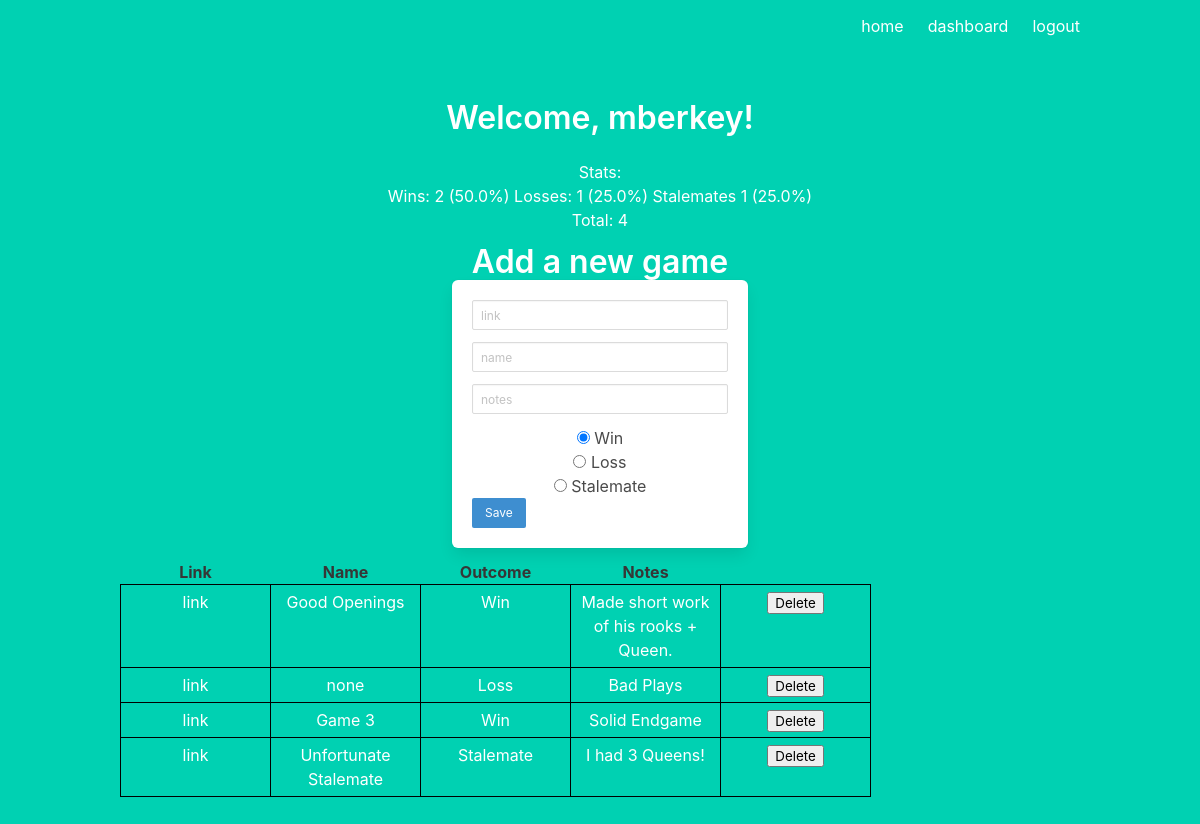
The page /dashboard (signed in) on the database its author committed.
### models.py (models this page shows)
class User(UserMixin, db.Model):
    id = db.Column(db.Integer, primary_key=True)  # primary keys are required by SQLAlchemy
    email = db.Column(db.String(100), unique=True)
    password = db.Column(db.String(100))
    name = db.Column(db.String(1000))
    games = db.relationship('Game', backref='player')

class Game(db.Model):
    id = db.Column(db.Integer, unique=True, primary_key=True)
    link = db.Column(db.String(80), unique=True, nullable=False)
    name = db.Column(db.String(80))
    outcome = db.Column(db.Integer)
    notes = db.Column(db.String(80))
    player_id = db.Column(db.Integer, db.ForeignKey('user.id'))

### main.py (the view)
@main.route('/dashboard')
def dashboard():
    games = current_user.games
    return render_template('dashboard.html', name=current_user.name, data=games, stats=get_stats())

### __init__.py (called while the page is built)
def create_app():
    app = Flask(__name__)
    app.config['SECRET_KEY'] = 'secret-key-goes-here'
    app.config['SQLALCHEMY_DATABASE_URI'] = 'sqlite:///db.sqlite'
    db.init_app(app)
    login_manager = LoginManager()
    login_manager.login_view = 'auth.login'
    login_manager.init_app(app)
    from .models import User
    @login_manager.user_loader
    def load_user(user_id):
        return User.query.get(int(user_id))
    from .auth import auth as auth_blueprint
    app.register_blueprint(auth_blueprint)
    from .main import main as main_blueprint
    app.register_blueprint(main_blueprint)
    return app

### main.py (called while the page is built)
def get_stats():
    games = Game.query.filter_by(player=current_user)
    wins = 0
    losses = 0
    stales = 0
    total = 0
    for game in games:
        if game.outcome == 0:
            wins += 1
        elif game.outcome == 1:
            losses += 1
        else:
            stales += 1
        total += 1
    win_perc = round(wins / total * 100, 2)
    loss_perc = round(losses / total * 100, 2)
    stale_perc = round(stales / total * 100, 2)
    return [wins, losses, stales, win_perc, loss_perc, stale_perc, total]

### templates/dashboard.html (shortened to what this page needs)
{% extends "base.html" %}
{% block content %}
<h1 class="title">
  Welcome, {{ name }}!
</h1>
<h8>Stats: </h8>
<p>Wins: {{stats[0]}} ({{stats[3]}}%) Losses: {{stats[1]}} ({{stats[4]}}%) Stalemates {{stats[2]}} ({{stats[5]}}%)</p>
<p>Total: {{stats[6]}}</p>
<div class="column is-4 is-offset-4">
    <h10 class="title">Add a new game</h10>
    <div class="box">
        <form method="POST" action="/dashboard">
            <div class="field">
                <div class="control">
                    <input class="input is-small" type="link" name="link" placeholder="link">
                </div>
            </div>
            <div class="field">
                <div class="control">
                    <input class="input is-small" type="name" name="name" placeholder="name">
                </div>
            </div>
            <div class="field">
                <div class="control">
                    <input class="input is-small" type="notes" name="notes" placeholder="notes" autofocus="">
                </div>
            </div>
            <div>
                <input type="radio" id="outcome0" name="outcome" value=0
                       checked>
                <label for="outcome0">Win</label>
            </div>
            <div>
                <input type="radio" id="outcome1" name="outcome" value=1>
                <label for="outcome1">Loss</label>
            </div>
            <div>
                <input type="radio" id="outcome2" name="outcome" value=2>
                <label for="outcome2">Stalemate</label>
            </div>
            <button class="button is-block is-info is-small">Save</button>
        </form>
    </div>
</div>
<table>
  <thead>
    <tr>
        <th>Link</th>
        <th>Name</th>
        <th>Outcome</th>
        <th>Notes</th>
    </tr>
    </thead>
    <tbody>
     {% for game in data %}
            <tr>
                <td>
                     <a href={{game.link}}>link</a>
                </td>
                <td>{{game.name}}</td>
                {% if game.outcome == 0 %}
                    <td>Win</td>
                {% elif game.outcome == 1 %}
                <td>Loss</td>
                {% else %}
                <td>Stalemate</td>
                {% endif %}
                <td>{{game.notes}}</td>
                <td>
                    <form method="POST" action="./delete">
                        <input type="submit" value="Delete">
                    </form>
                </td>
            </tr>
        {% endfor %}
    </tbody>
</table>
{% endblock %}

### templates/base.html (shortened to what this page needs)
<!DOCTYPE html>
<html>
<head>
    <link rel="stylesheet" href="https://cdnjs.cloudflare.com/ajax/libs/bulma/0.7.2/css/bulma.min.css" />
</head>
<body>
    <section class="hero is-primary is-fullheight">
        <div class="hero-head">
            <nav class="navbar">
                <div class="container">
                    <div id="navbarMenuHeroA" class="navbar-menu">
                        <div class="navbar-end">
                            <a href="{{ url_for('main.index') }}" class="navbar-item">
                                home
                            </a>
                            {% if current_user.is_authenticated %}
                            <a href="{{ url_for('main.dashboard') }}" class="navbar-item">
                                dashboard
                            </a>
                            {% endif %}
                            {% if current_user.is_authenticated %}
                            <a href="{{ url_for('auth.logout') }}" class="navbar-item">
                                logout
                            </a>
                            {% endif %}
                        </div>
                    </div>
                </div>
            </nav>
        </div>
        <div class="hero-body">
            <div class="container has-text-centered">
               {% block content %}
               {% endblock %}
            </div>
        </div>
    </section>
</body>
</html>

### templates/dashboard.html (style rules this page uses)
td { width: 150px; text-align: center; border: 1px solid black; padding: 5px; }

### rows shown on the page
User: name "mberkey"
Game: name "Good Openings", outcome "Win", notes "Made short work of his rooks + Queen."
Game: name "none", outcome "Loss", notes "Bad Plays"
Game: name "Game 3", outcome "Win", notes "Solid Endgame"
Game: name "Unfortunate Stalemate", outcome "Stalemate", notes "I had 3 Queens!"

### other values the page prints
{{ stats[0] }} "2"
{{ stats[3] }} "50.0"
{{ stats[1] }} "1"
{{ stats[4] }} "25.0"
{{ stats[2] }} "1"
{{ stats[5] }} "25.0"
{{ stats[6] }} "4"
